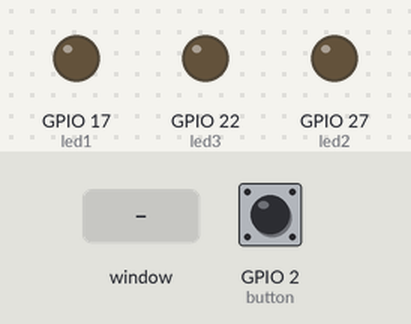
This program was run on a simulated Raspberry Pi (BCM pin numbers). Parts: output pins drawn as LEDs (lit = HIGH). Inputs (shaded band) come from the test bench; at power-on: GPIO 2 (button) HIGH. The desktop window is not drawn, its controls go by their first labels and the mouse button is held 0.15 s.

Above: at 1.2 s.
1.3 s: slider 1 in the window set to 50
At 2.5 s:
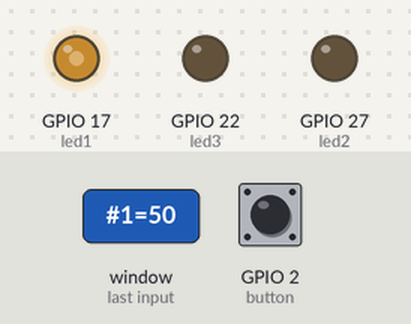
2.8 s: slider 1 in the window set to 100
At 3.8 s:
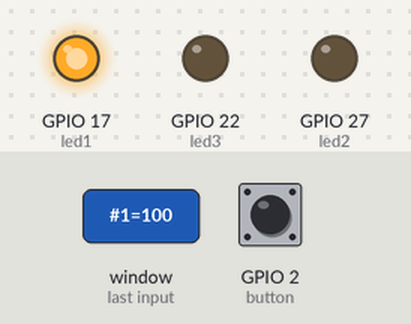
4.3 s: slider 1 in the window set to 25
At 5.0 s:
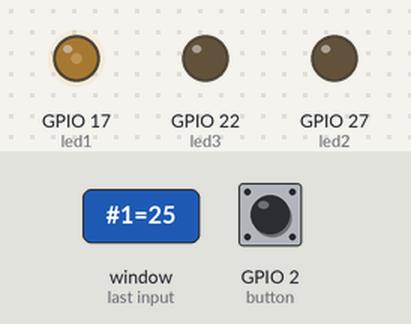
5.8 s: slider 2 in the window set to 50
At 6.1 s:
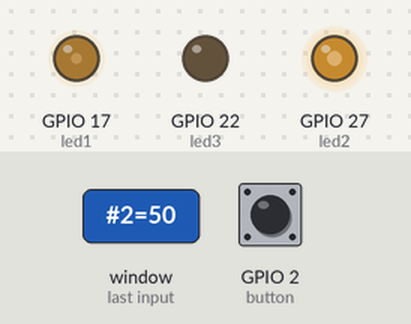
7.3 s: slider 1 in the window set to 0
At 8.5 s:
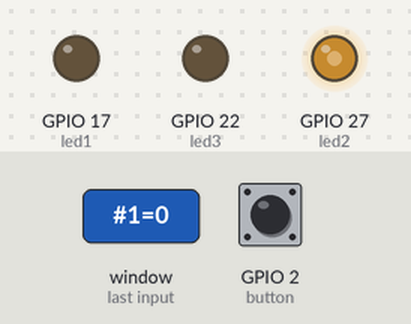
8.8 s: slider 2 in the window set to 100
At 9.6 s:
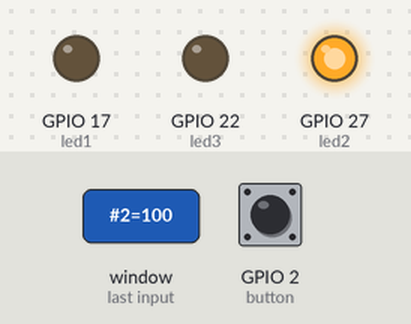
Timing chart, 0 to 11.3 s (numbered marks = the images above; inputs shaded):
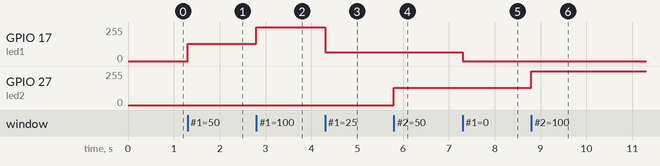

Measured:
- after the input at 1.3 s, GPIO 17 (led1): 0/255 → 128/255 at once
- after the input at 2.8 s, GPIO 17 (led1): 128/255 → 255/255 at once
- after the input at 4.3 s, GPIO 17 (led1): 255/255 → 64/255 at once
- after the input at 5.8 s, GPIO 27 (led2): 0/255 → 128/255 at once
- after the input at 7.3 s, GPIO 17 (led1): 64/255 → 0/255 at once
- after the input at 8.8 s, GPIO 27 (led2): 128/255 → 255/255 at once

The program:

day2_level1_functions_gui.py
```python
"""
Raspberry Pi Camp - Day 2 - Level 1 (guided build)
Alternating LEDs wrapped in a function, then a Tkinter GUI with 3 brightness
sliders, a buzzer volume slider, and a master on/off button.

Note: this matches Day 2 exactly as taught. The sliders do NOT check the
master switch yet, that bug gets found and fixed on Day 3, see
day3_level1a_fixed_sliders.py for the corrected version.

Wiring:
    LED 1  -> GPIO 17
    LED 2  -> GPIO 27
    LED 3  -> GPIO 22
    Buzzer -> GPIO 23
    Master button -> GPIO 2
"""

import tkinter as tk
from gpiozero import LED, PWMLED, PWMOutputDevice, Button
from time import sleep

# --- Part 1: alternating LEDs, wrapped in a function (morning demo) ---


def swap_leds(led_a, led_b, times=10):
    for i in range(times):
        led_a.on()
        led_b.off()
        sleep(0.5)
        led_a.off()
        led_b.on()
        sleep(0.5)


# Uncomment to run the morning demo on its own:
# demo_led1 = LED(17)
# demo_led2 = LED(27)
# swap_leds(demo_led1, demo_led2)
# demo_led1.close()
# demo_led2.close()


# --- Part 2: the full GUI control panel (afternoon build) ---

led1 = PWMLED(17)
led2 = PWMLED(27)
led3 = PWMLED(22)
buzzer = PWMOutputDevice(23)

window = tk.Tk()
window.title("LED Control Panel")


def make_slider(led, label):
    tk.Label(window, text=label).pack()

    def set_val(val):
        led.value = int(val) / 100

    s = tk.Scale(window, from_=0, to=100, orient="horizontal", command=set_val)
    s.pack()


make_slider(led1, "LED 1")
make_slider(led2, "LED 2")
make_slider(led3, "LED 3")


def set_volume(val):
    buzzer.value = int(val) / 100


tk.Label(window, text="Buzzer Volume").pack()
vol_slider = tk.Scale(window, from_=0, to=100, orient="horizontal", command=set_volume)
vol_slider.pack()

button = Button(2)
system_on = True


def toggle_system():
    global system_on
    system_on = not system_on
    if not system_on:
        led1.off()
        led2.off()
        led3.off()
        buzzer.off()


button.when_pressed = toggle_system

window.mainloop()
```
